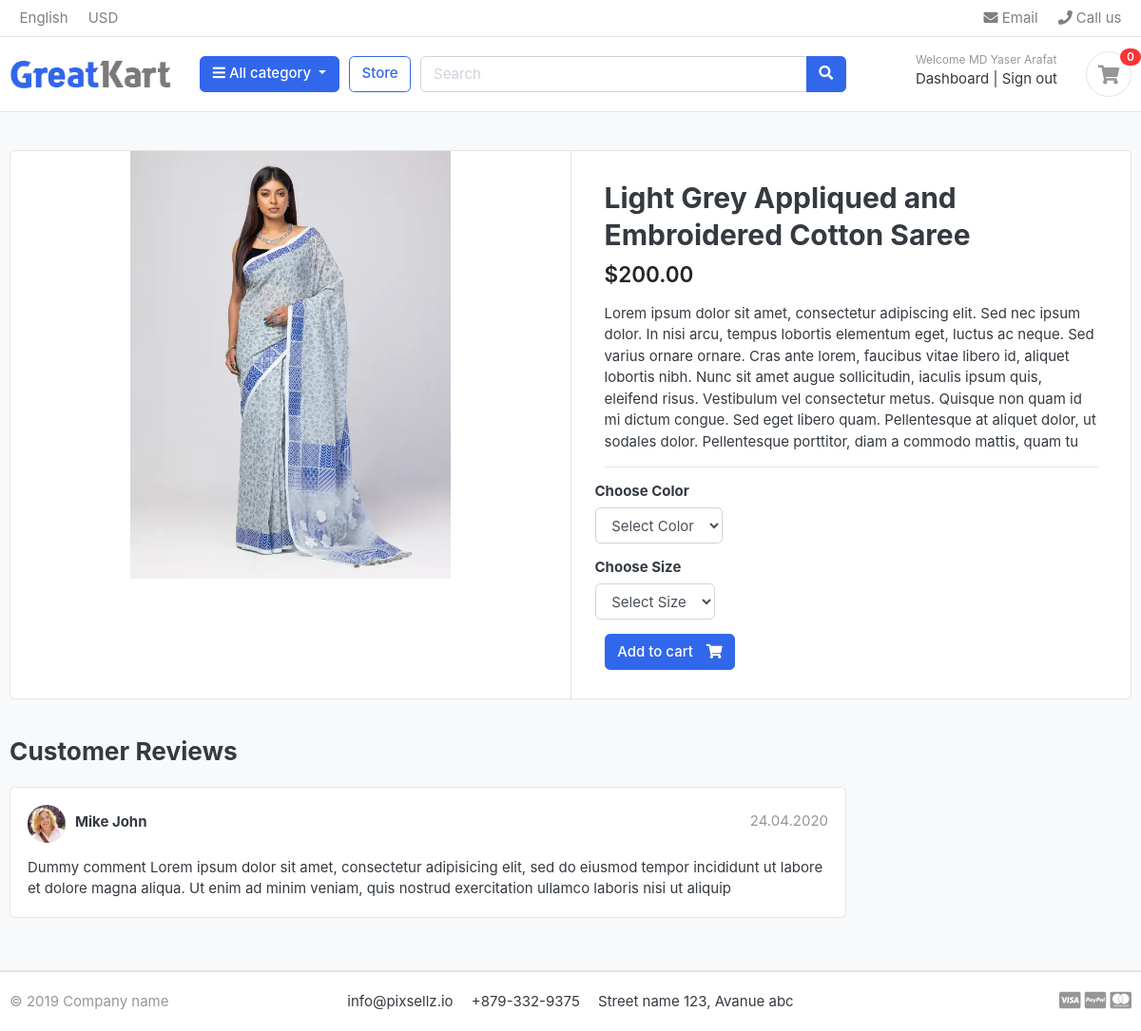
Page /store/category/saree/light-grey-appliqued-and-embroidered-cotton-saree/ (signed in) on the committed database.
### accounts/models.py (models this page shows, shortened)
class Account(AbstractBaseUser):
    first_name = models.CharField(max_length=30)
    last_name = models.CharField(max_length=30)
    username = models.CharField(max_length=30, unique=True)
    email = models.EmailField(unique=True)
    phone_number = models.CharField(max_length=15, blank=True)
    date_joined = models.DateTimeField(auto_now_add=True)
    last_login = models.DateTimeField(auto_now=True)
    is_admin = models.BooleanField(default=False)
    is_staff = models.BooleanField(default=False)
    is_active = models.BooleanField(default=True)
    is_superadmin = models.BooleanField(default=False)
    USERNAME_FIELD = 'email'
    REQUIRED_FIELDS = ['username', 'first_name', 'last_name']
    objects = MyAccountManager()

### store/models.py (models this page shows, shortened)
class Product(models.Model):
    product_name = models.CharField(max_length=200, unique=True)
    slug = models.SlugField(max_length=200, unique=True)
    description = models.TextField(max_length=500, blank=True)
    price = models.DecimalField(max_digits=10, decimal_places=2)
    images = models.ImageField(upload_to='photos/products')
    stock = models.IntegerField()
    is_available = models.BooleanField(default=True)
    category = models.ForeignKey(Category, on_delete=models.CASCADE)
    created_date = models.DateTimeField(auto_now_add=True)
    modified_date = models.DateTimeField(auto_now=True)

### store/views.py (the view)
# urls.py: path('category/<slug:category_slug>/<slug:product_slug>/', views.product_detail, name='product_detail'),
def product_detail(request, category_slug, product_slug):
    try:
        single_product = Product.objects.get(category__slug=category_slug, slug=product_slug)
        in_cart = CartItem.objects.filter(cart__cart_id=_cart_id(request), product=single_product).exists()
    except Exception as e:
        raise e
    context = {
        'single_product': single_product,
        "in_cart": in_cart,
    }
    return render(request, 'store/product_detail.html', context)

### carts/context_processors.py (called while the page is built)
def counter(request):
    cart_count = 0
    if 'admin' in request.path:
        return {}
    else:
        try:
            cart = Cart.objects.filter(cart_id=_cart_id(request))
            cart_items = CartItem.objects.all().filter(cart=cart[:1])
            for item in cart_items:
                cart_count += item.quantity
        except Cart.DoesNotExist:
            cart_count = 0
    return dict(cart_count=cart_count)

### carts/views.py (called while the page is built)
def _cart_id(request):
    cart = request.session.session_key
    if not cart:
        cart = request.session.create()
    return cart

### category/context_processors.py (called while the page is built)
def menu_links(request):
    links = Category.objects.all()
    return dict(links=links)

### category/models.py (called while the page is built)
    def get_url(self):
        return reverse('products_by_category', args=[self.slug])

### store/models.py (called while the page is built)
    def colors(self):
        return super(VariationManager, self).filter(variation_category='color', is_active=True)

    def sizes(self):
        return super(VariationManager, self).filter(variation_category='size', is_active=True)

### templates/store/product_detail.html (shortened to what this page needs)
{% extends 'base.html' %}
{% block content %} {% load static %}
<section class="section-content padding-y bg">
	<div class="container">
		<div class="card">
			<div class="row no-gutters">
				<aside class="col-md-6">
					<article class="gallery-wrap">
						<div class="img-big-wrap">
							<a href="#"
								><img
									src="{{single_product.images.url}}"
									alt="{{single_product.product_name}}"
							/></a>
						</div>
					</article>
				</aside>
				<main class="col-md-6 border-left">
					<form
						action="{% url 'add_to_cart' single_product.id %}"
						method="POST">
						<article class="content-body">
							<h2 class="title">{{single_product.product_name}}</h2>
							<div class="mb-3">
								<var class="price h4">${{single_product.price}}</var>
							</div>
							<p>{{single_product.description}}</p>
							<hr />
							<div class="row">
								<div class="item-option-select">
									<h6>Choose Color</h6>
									<select
										name="color"
										class="form-control">
										<option
											value=""
											disabled
											selected>
											Select Color
										</option>
									</select>
								</div>
							</div>
							<div class="row">
								<div class="item-option-select">
									<h6>Choose Size</h6>
									<select
										name="size"
										class="form-control">
										<option
											value=""
											disabled
											selected>
											Select Size
										</option>
									</select>
								</div>
							</div>
							{% if single_product.stock <= 0 %}
							<p class="text-danger font-weight-bold">Out of Stock</p>
							{% else %}
							<button
								type="submit"
								class="btn btn-primary">
								<span class="text">Add to cart</span>
								<i class="fas fa-shopping-cart"></i>
							</button>
							{% endif %}
						</article>
					</form>
				</main>
			</div>
		</div>
		<br />
		<div class="row">
			<div class="col-md-9">
				<header class="section-heading">
					<h3>Customer Reviews</h3>
				</header>
				<article class="box mb-3">
					<div class="icontext w-100">
						<img
							src="{% static 'images/avatars/avatar1.jpg' %}"
							class="img-xs icon rounded-circle" />
						<div class="text">
							<span class="date text-muted float-md-right"
								>24.04.2020
							</span>
							<h6 class="mb-1">Mike John</h6>
						</div>
					</div>
					<div class="mt-3">
						<p>
							Dummy comment Lorem ipsum dolor sit amet, consectetur
							adipisicing elit, sed do eiusmod tempor incididunt ut
							labore et dolore magna aliqua. Ut enim ad minim veniam,
							quis nostrud exercitation ullamco laboris nisi ut aliquip
						</p>
					</div>
				</article>
			</div>
		</div>
	</div>
</section>
{% endblock %}

### templates/layout/header.html (shortened to what this page needs)
{% load static %}
<header class="section-header">
	{% include 'layout/navbar.html' %}
	<section class="header-main border-bottom">
		<div class="container">
			<div class="row align-items-center">
				<div class="col-lg-2 col-md-3 col-6">
					<a
						href="/"
						class="brand-wrap">
						<img
							class="logo"
							src="{% static 'images/logo.png' %}" />
					</a>
				</div>
				<div class="col-lg col-sm col-md col-6 flex-grow-0">
					<div class="category-wrap dropdown d-inline-block float-right">
						<button
							type="button"
							class="btn btn-primary dropdown-toggle"
							data-toggle="dropdown">
							<i class="fa fa-bars"></i> All category
						</button>
					</div>
				</div>
				<a
					href="/store/"
					class="btn btn-outline-primary"
					>Store</a
				>
				<div class="col-lg col-md-6 col-sm-12 col">
					<form
						action="{% url 'search' %}"
						class="search"
						mathod="GET">
						<div class="input-group w-100">
							<input
								type="text"
								class="form-control"
								style="width: 60%"
								placeholder="Search"
								name="keyword" />
							<div class="input-group-append">
								<button
									class="btn btn-primary"
									type="submit">
									<i class="fa fa-search"></i>
								</button>
							</div>
						</div>
					</form>
				</div>
				<div class="col-lg-3 col-sm-6 col-8 order-2 order-lg-3">
					<div class="d-flex justify-content-end mb-3 mb-lg-0">
						{% if user.is_authenticated %}
						<div class="widget-header">
							<small class="title text-muted"
								>Welcome {{ user.first_name }}</small
							>
							<div>
								<a href="/accounts/dashboard/">Dashboard</a>
								<span class="dark-transp"> | </span>
								<a href="/accounts/sign-out/">Sign out</a>
							</div>
						</div>
						{% endif %}
						<a
							href="/cart/"
							class="widget-header pl-3 ml-3">
							<div class="icon icon-sm rounded-circle border">
								<i class="fa fa-shopping-cart"></i>
							</div>
							<span class="badge badge-pill badge-danger notify"
								>{{ cart_count }}</span
							>
						</a>
					</div>
				</div>
			</div>
		</div>
	</section>
</header>

### static/css/ui.css (style rules this page uses)
html { font-family: "Inter", sans-serif; font-size: 15px; }
.content-body { flex: 1 1 auto; padding: 2rem 2.3rem; }
.icon-xs, .icon-sm, .icon-md, .icon-lg { display: inline-block; text-align: center; flex-shrink: 0; flex-grow: 0; }
.icon-sm { width: 48px; height: 48px; line-height: 48px !important; font-size: 20px; }
.img-xs, .img-sm, .img-md, .img-lg { -o-object-fit: cover; object-fit: cover; flex-shrink: 0; flex-grow: 0; }
.img-xs { width: 40px; height: 40px; }
.padding-y { padding-top: 40px; padding-bottom: 40px; }
var { font-style: normal; }
article:after, .form-group:after { display: block; clear: both; content: ""; }
.bg { background-color: #f8f9fa; }
.section-heading { margin-bottom: 20px; margin-top: 15px; }
p:last-child { margin-bottom: 0; }
.header-main { position: relative; padding-top: 1rem; padding-bottom: 1rem; }
.brand-wrap .logo, .navbar-brand .logo { margin-right: 7px; max-height: 42px; display: inline-block; }
.widget-header { display: inline-block; vertical-align: middle; position: relative; }
.widget-header a { color: #343a40; }
.widget-header i { color: #969696; }
.widget-header .title { display: block; }
.widget-header .notify { position: absolute; top: -3px; right: -10px; }
.btn .text + i { margin-left: 10px; }
.icontext { display: inline-flex; align-items: center; vertical-align: middle; }
.icontext .text { width: 100%; line-height: 1.2; }
.icontext .icon { position: relative; margin-right: 10px; flex-shrink: 0; flex-grow: 0; }
.notify { position: absolute; top: -4px; right: -10px; display: inline-block; padding: 0.25em 0.6em; font-size: 12px; line-height: 1; text-align: center; border-radius: 3rem; color: #fff; background-color: #fa3434; }
.price { font-weight: 600; color: #212529; }
.box { padding: 18px; background: #fff; border-radius: 0.37rem; border: 1px solid #e4e4e4; }
.box img { max-width: 100%; }
.gallery-wrap .img-big-wrap { margin-bottom: 10px; border-radius: 0.37rem; overflow: hidden; background-color: #fff; }
.gallery-wrap .img-big-wrap a { text-align: center; display: block; }
.gallery-wrap .img-big-wrap img { height: 450px; width: auto; display: inline-block; }
.item-option-select { margin-bottom: 1rem; display: inline-block; margin-right: 15px; }

### rows in the picture
Account: first_name "MD Yaser Arafat"
Product: images (picture), product_name "Light Grey Appliqued and Embroidered Cotton Saree", price "200.00", description "Lorem ipsum dolor sit amet, consectetur adipiscing elit. Sed nec ipsum dolor. In nisi arcu, tempus lobortis elementum eget, luctus ac neque. Sed varius ornare ornare. Cras ante lorem, faucibus vitae libero id, aliquet lobortis nibh. Nunc sit amet augue sollicitudin, iaculis ipsum quis, eleifend risus. Vestibulum vel consectetur metus. Quisque non quam id mi dictum congue. Sed eget libero quam. Pellentesque at aliquet dolor, ut sodales dolor. Pellentesque porttitor, diam a commodo mattis, quam tu"

### other values in the picture
{{ cart_count }} "0"
